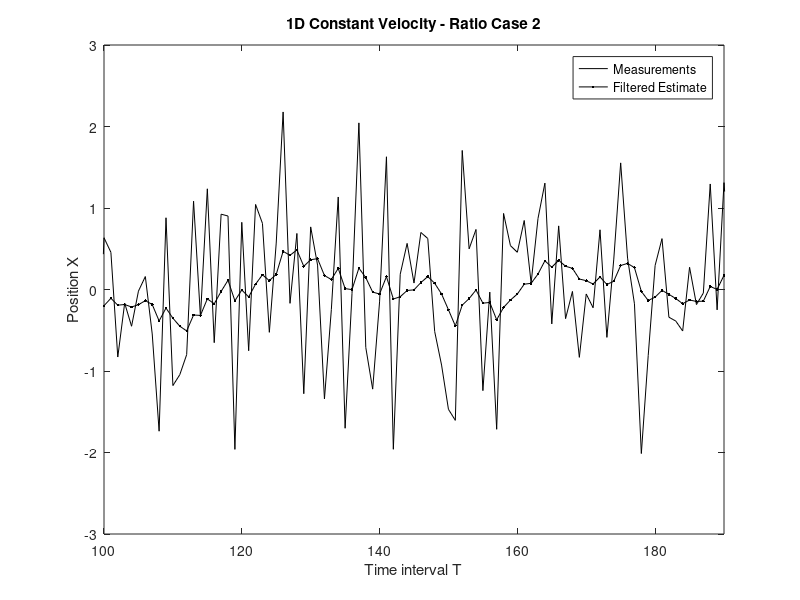

The MATLAB script that drew this image:
% Harshal Varpe
% ECE 8540
% Lab 4 -  Kalman Filter

clear all
clc
%% Read data files
data_1d = importdata('1D-data.txt');


%%Part 1 - 1D data
T = 1; % time interval of 1 second
phi = [1 T;0 1]; % State transition matrix
Q = [0 0;0 0.0001] ; % Dynamic Noise covariance
R = 1 ; % Measurement noise
M = [1 0]; % Observation Matrix
X_p = [0;0]; % Previous state matrix / initial state matrix
S_p = [1 0;0 1]; % state covariance
plt_data = zeros(1,length(data_1d)); % output data

for t = 1:1:length(data_1d)
    Yt(t) = data_1d(t);
    X_n = phi * X_p ;
    S_n = (phi * S_p * phi') + Q ;
    Kt = S_n * M'/((M*S_n*M')+ R);
    X_p = X_n + Kt * (Yt(t) - M*X_n);
    S_p = (eye(2) - Kt*M) * S_n ;
    plt_data(t) = X_p(1);
end

figure

plot((1:length(data_1d)),data_1d,'k')
hold on;
plot((1:length(data_1d)),plt_data, 'k.-','linewidth',0.5)
axis([100 190 -3 3])
xlabel("Time interval T");
ylabel("Position X");
legend("Measurements","Filtered Estimate");
title("1D Constant Velocity - Ratio Case 2")